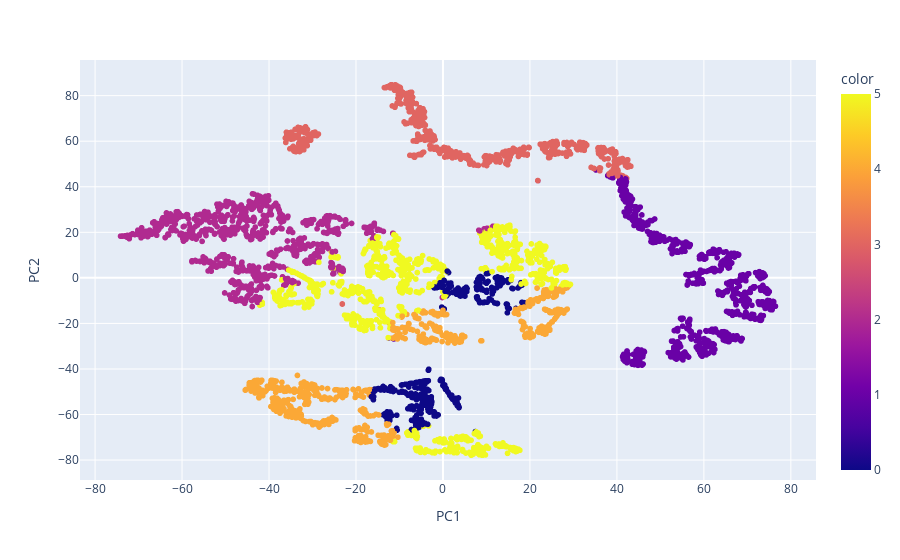

The cell this chart's notebook holds for it:
### Code cell
px.scatter(df_tsne, x='PC1', y='PC2', color=pipe['Kmeans'].labels_)

### Figure 1 — Plotly figure (JSON) as saved in the notebook; plotly's stock layout.template omitted (floating-point values rounded to 4 significant figures; data arrays with more than 128 entries replaced by an {"elided": "..."} marker saying what was removed)
{"data": [{"hovertemplate": "PC1=%{x}<br>PC2=%{y}<br>color=%{marker.color}<extra></extra>", "legendgroup": "", "marker": {"color": {"elided": "4314 int values"}, "coloraxis": "coloraxis", "symbol": "circle"}, "mode": "markers", "name": "", "showlegend": false, "type": "scattergl", "x": {"elided": "4314 float values"}, "xaxis": "x", "y": {"elided": "4314 float values"}, "yaxis": "y"}], "layout": {"coloraxis": {"colorbar": {"title": {"text": "color"}}, "colorscale": [[0, "#0d0887"], [0.1111, "#46039f"], [0.2222, "#7201a8"], [0.3333, "#9c179e"], [0.4444, "#bd3786"], [0.5556, "#d8576b"], [0.6667, "#ed7953"], [0.7778, "#fb9f3a"], [0.8889, "#fdca26"], [1, "#f0f921"]]}, "legend": {"tracegroupgap": 0}, "margin": {"t": 60}, "xaxis": {"anchor": "y", "domain": [0, 1], "title": {"text": "PC1"}}, "yaxis": {"anchor": "x", "domain": [0, 1], "title": {"text": "PC2"}}}}
